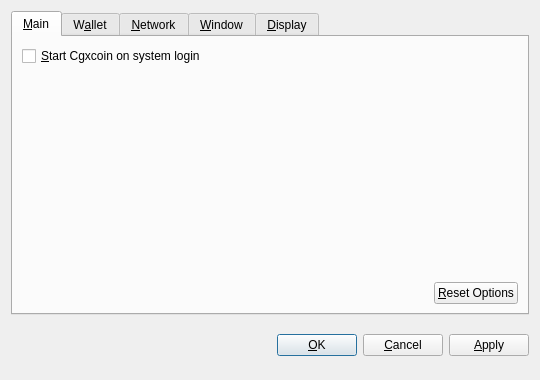
<?xml version="1.0" encoding="UTF-8"?>
<ui version="4.0">
 <class>OptionsDialog</class>
 <widget class="QDialog" name="OptionsDialog">
  <property name="geometry">
   <rect>
    <x>0</x>
    <y>0</y>
    <width>540</width>
    <height>380</height>
   </rect>
  </property>
  <property name="windowTitle">
   <string>Options</string>
  </property>
  <property name="modal">
   <bool>true</bool>
  </property>
  <layout class="QVBoxLayout" name="verticalLayout">
   <item>
    <widget class="QTabWidget" name="tabWidget">
     <property name="tabPosition">
      <enum>QTabWidget::North</enum>
     </property>
     <property name="currentIndex">
      <number>0</number>
     </property>
     <widget class="QWidget" name="tabMain">
      <attribute name="title">
       <string>&amp;Main</string>
      </attribute>
      <layout class="QVBoxLayout" name="verticalLayout_Main">
       <item>
        <widget class="QCheckBox" name="bitcoinAtStartup">
         <property name="toolTip">
          <string>Automatically start Cgxcoin after logging in to the system.</string>
         </property>
         <property name="text">
          <string>&amp;Start Cgxcoin on system login</string>
         </property>
        </widget>
       </item>
       <item>
        <spacer name="verticalSpacer_Main">
         <property name="orientation">
          <enum>Qt::Vertical</enum>
         </property>
         <property name="sizeHint" stdset="0">
          <size>
           <width>20</width>
           <height>40</height>
          </size>
         </property>
        </spacer>
       </item>
       <item>
        <layout class="QHBoxLayout" name="horizontalLayout_2_Main">
         <item>
          <spacer name="horizontalSpacer_2_Main">
           <property name="orientation">
            <enum>Qt::Horizontal</enum>
           </property>
           <property name="sizeHint" stdset="0">
            <size>
             <width>40</width>
             <height>20</height>
            </size>
           </property>
          </spacer>
         </item>
         <item>
          <widget class="QPushButton" name="resetButton">
           <property name="toolTip">
            <string>Reset all client options to default.</string>
           </property>
           <property name="text">
            <string>&amp;Reset Options</string>
           </property>
           <property name="autoDefault">
            <bool>false</bool>
           </property>
          </widget>
         </item>
        </layout>
       </item>
      </layout>
     </widget>
     <widget class="QWidget" name="tabWallet">
      <attribute name="title">
       <string>W&amp;allet</string>
      </attribute>
      <layout class="QVBoxLayout" name="verticalLayout_Network">
       <item>
        <widget class="QLabel" name="transactionFeeInfoLabel">
         <property name="text">
          <string>Optional transaction fee per kB that helps make sure your transactions are processed quickly. Most transactions are 1 kB.</string>
         </property>
         <property name="textFormat">
          <enum>Qt::PlainText</enum>
         </property>
         <property name="wordWrap">
          <bool>true</bool>
         </property>
        </widget>
       </item>
       <item>
        <layout class="QHBoxLayout" name="horizontalLayout_1_Main">
         <item>
          <widget class="QLabel" name="transactionFeeLabel">
           <property name="text">
            <string>Pay transaction &amp;fee</string>
           </property>
           <property name="textFormat">
            <enum>Qt::PlainText</enum>
           </property>
           <property name="buddy">
            <cstring>transactionFee</cstring>
           </property>
          </widget>
         </item>
         <item>
          <widget class="BitcoinAmountField" name="transactionFee"/>
         </item>
         <item>
          <spacer name="horizontalSpacer_1_Main">
           <property name="orientation">
            <enum>Qt::Horizontal</enum>
           </property>
           <property name="sizeHint" stdset="0">
            <size>
             <width>40</width>
             <height>20</height>
            </size>
           </property>
          </spacer>
         </item>
        </layout>
       </item>
       <item>
        <widget class="QLabel" name="label">
         <property name="text">
          <string>If you disable the spending of unconfirmed change, the change from a transaction cannot be used until that transaction has at least one confirmation. This also affects how your balance is computed.</string>
         </property>
         <property name="wordWrap">
          <bool>true</bool>
         </property>
        </widget>
       </item>
       <item>
        <widget class="QCheckBox" name="spendZeroConfChange">
         <property name="text">
          <string>Spend unconfirmed change  (experts only)</string>
         </property>
        </widget>
       </item>
       <item>
        <spacer name="verticalSpacer">
         <property name="orientation">
          <enum>Qt::Vertical</enum>
         </property>
         <property name="sizeHint" stdset="0">
          <size>
           <width>20</width>
           <height>40</height>
          </size>
         </property>
        </spacer>
       </item>
      </layout>
     </widget>
     <widget class="QWidget" name="tabNetwork">
      <attribute name="title">
       <string>&amp;Network</string>
      </attribute>
      <layout class="QVBoxLayout" name="verticalLayout_Network">
       <item>
        <widget class="QCheckBox" name="mapPortUpnp">
         <property name="toolTip">
          <string>Automatically open the Cgxcoin client port on the router. This only works when your router supports UPnP and it is enabled.</string>
         </property>
         <property name="text">
          <string>Map port using &amp;UPnP</string>
         </property>
        </widget>
       </item>
       <item>
        <widget class="QCheckBox" name="connectSocks">
         <property name="toolTip">
          <string>Connect to the Cgxcoin network through a SOCKS proxy (e.g. when connecting through Tor).</string>
         </property>
         <property name="text">
          <string>&amp;Connect through SOCKS proxy:</string>
         </property>
        </widget>
       </item>
       <item>
        <layout class="QHBoxLayout" name="horizontalLayout_Network">
         <item>
          <widget class="QLabel" name="proxyIpLabel">
           <property name="text">
            <string>Proxy &amp;IP:</string>
           </property>
           <property name="textFormat">
            <enum>Qt::PlainText</enum>
           </property>
           <property name="buddy">
            <cstring>proxyIp</cstring>
           </property>
          </widget>
         </item>
         <item>
          <widget class="QValidatedLineEdit" name="proxyIp">
           <property name="maximumSize">
            <size>
             <width>140</width>
             <height>16777215</height>
            </size>
           </property>
           <property name="toolTip">
            <string>IP address of the proxy (e.g. 127.0.0.1)</string>
           </property>
          </widget>
         </item>
         <item>
          <widget class="QLabel" name="proxyPortLabel">
           <property name="text">
            <string>&amp;Port:</string>
           </property>
           <property name="textFormat">
            <enum>Qt::PlainText</enum>
           </property>
           <property name="buddy">
            <cstring>proxyPort</cstring>
           </property>
          </widget>
         </item>
         <item>
          <widget class="QLineEdit" name="proxyPort">
           <property name="maximumSize">
            <size>
             <width>55</width>
             <height>16777215</height>
            </size>
           </property>
           <property name="toolTip">
            <string>Port of the proxy (e.g. 9050)</string>
           </property>
          </widget>
         </item>
         <item>
          <widget class="QLabel" name="socksVersionLabel">
           <property name="text">
            <string>SOCKS &amp;Version:</string>
           </property>
           <property name="textFormat">
            <enum>Qt::PlainText</enum>
           </property>
           <property name="buddy">
            <cstring>socksVersion</cstring>
           </property>
          </widget>
         </item>
         <item>
          <widget class="QValueComboBox" name="socksVersion">
           <property name="toolTip">
            <string>SOCKS version of the proxy (e.g. 5)</string>
           </property>
          </widget>
         </item>
         <item>
          <spacer name="horizontalSpacer_Network">
           <property name="orientation">
            <enum>Qt::Horizontal</enum>
           </property>
           <property name="sizeHint" stdset="0">
            <size>
             <width>40</width>
             <height>20</height>
            </size>
           </property>
          </spacer>
         </item>
        </layout>
       </item>
       <item>
        <spacer name="verticalSpacer_Network">
         <property name="orientation">
          <enum>Qt::Vertical</enum>
         </property>
         <property name="sizeHint" stdset="0">
          <size>
           <width>20</width>
           <height>40</height>
          </size>
         </property>
        </spacer>
       </item>
      </layout>
     </widget>
     <widget class="QWidget" name="tabWindow">
      <attribute name="title">
       <string>&amp;Window</string>
      </attribute>
      <layout class="QVBoxLayout" name="verticalLayout_Window">
       <item>
        <widget class="QCheckBox" name="minimizeToTray">
         <property name="toolTip">
          <string>Show only a tray icon after minimizing the window.</string>
         </property>
         <property name="text">
          <string>&amp;Minimize to the tray instead of the taskbar</string>
         </property>
        </widget>
       </item>
       <item>
        <widget class="QCheckBox" name="minimizeOnClose">
         <property name="toolTip">
          <string>Minimize instead of exit the application when the window is closed. When this option is enabled, the application will be closed only after selecting Quit in the menu.</string>
         </property>
         <property name="text">
          <string>M&amp;inimize on close</string>
         </property>
        </widget>
       </item>
       <item>
        <spacer name="verticalSpacer_Window">
         <property name="orientation">
          <enum>Qt::Vertical</enum>
         </property>
         <property name="sizeHint" stdset="0">
          <size>
           <width>20</width>
           <height>40</height>
          </size>
         </property>
        </spacer>
       </item>
      </layout>
     </widget>
     <widget class="QWidget" name="tabDisplay">
      <attribute name="title">
       <string>&amp;Display</string>
      </attribute>
      <layout class="QVBoxLayout" name="verticalLayout_Display">
       <item>
        <layout class="QHBoxLayout" name="horizontalLayout_1_Display">
         <item>
          <widget class="QLabel" name="langLabel">
           <property name="text">
            <string>User Interface &amp;language:</string>
           </property>
           <property name="textFormat">
            <enum>Qt::PlainText</enum>
           </property>
           <property name="buddy">
            <cstring>lang</cstring>
           </property>
          </widget>
         </item>
         <item>
          <widget class="QValueComboBox" name="lang">
           <property name="toolTip">
            <string>The user interface language can be set here. This setting will take effect after restarting Cgxcoin.</string>
           </property>
          </widget>
         </item>
        </layout>
       </item>
       <item>
        <layout class="QHBoxLayout" name="horizontalLayout_2_Display">
         <item>
          <widget class="QLabel" name="unitLabel">
           <property name="text">
            <string>&amp;Unit to show amounts in:</string>
           </property>
           <property name="textFormat">
            <enum>Qt::PlainText</enum>
           </property>
           <property name="buddy">
            <cstring>unit</cstring>
           </property>
          </widget>
         </item>
         <item>
          <widget class="QValueComboBox" name="unit">
           <property name="toolTip">
            <string>Choose the default subdivision unit to show in the interface and when sending coins.</string>
           </property>
          </widget>
         </item>
        </layout>
       </item>
       <item>
        <widget class="QCheckBox" name="displayAddresses">
         <property name="toolTip">
          <string>Whether to show Cgxcoin addresses in the transaction list or not.</string>
         </property>
         <property name="text">
          <string>&amp;Display addresses in transaction list</string>
         </property>
        </widget>
       </item>
       <item>
        <widget class="QCheckBox" name="coinControlFeatures">
         <property name="toolTip">
          <string>Whether to show coin control features or not.</string>
         </property>
         <property name="text">
          <string>Display coin &amp;control features (experts only!)</string>
         </property>
        </widget>
       </item>
       <item>
        <spacer name="verticalSpacer_Display">
         <property name="orientation">
          <enum>Qt::Vertical</enum>
         </property>
         <property name="sizeHint" stdset="0">
          <size>
           <width>20</width>
           <height>40</height>
          </size>
         </property>
        </spacer>
       </item>
      </layout>
     </widget>
    </widget>
   </item>
   <item>
    <layout class="QHBoxLayout" name="horizontalLayout_Buttons">
     <item>
      <spacer name="horizontalSpacer_1">
       <property name="orientation">
        <enum>Qt::Horizontal</enum>
       </property>
       <property name="sizeHint" stdset="0">
        <size>
         <width>40</width>
         <height>48</height>
        </size>
       </property>
      </spacer>
     </item>
     <item>
      <widget class="QLabel" name="statusLabel">
       <property name="font">
        <font>
         <weight>75</weight>
         <bold>true</bold>
        </font>
       </property>
       <property name="text">
        <string/>
       </property>
       <property name="textFormat">
        <enum>Qt::PlainText</enum>
       </property>
       <property name="wordWrap">
        <bool>true</bool>
       </property>
      </widget>
     </item>
     <item>
      <spacer name="horizontalSpacer_2">
       <property name="orientation">
        <enum>Qt::Horizontal</enum>
       </property>
       <property name="sizeHint" stdset="0">
        <size>
         <width>40</width>
         <height>48</height>
        </size>
       </property>
      </spacer>
     </item>
     <item>
      <widget class="QPushButton" name="okButton">
       <property name="text">
        <string>&amp;OK</string>
       </property>
      </widget>
     </item>
     <item>
      <widget class="QPushButton" name="cancelButton">
       <property name="text">
        <string>&amp;Cancel</string>
       </property>
       <property name="autoDefault">
        <bool>false</bool>
       </property>
      </widget>
     </item>
     <item>
      <widget class="QPushButton" name="applyButton">
       <property name="text">
        <string>&amp;Apply</string>
       </property>
       <property name="autoDefault">
        <bool>false</bool>
       </property>
      </widget>
     </item>
    </layout>
   </item>
  </layout>
 </widget>
 <customwidgets>
  <customwidget>
   <class>BitcoinAmountField</class>
   <extends>QSpinBox</extends>
   <header>bitcoinamountfield.h</header>
  </customwidget>
  <customwidget>
   <class>QValueComboBox</class>
   <extends>QComboBox</extends>
   <header>qvaluecombobox.h</header>
  </customwidget>
  <customwidget>
   <class>QValidatedLineEdit</class>
   <extends>QLineEdit</extends>
   <header>qvalidatedlineedit.h</header>
  </customwidget>
 </customwidgets>
 <resources/>
 <connections/>
</ui>
